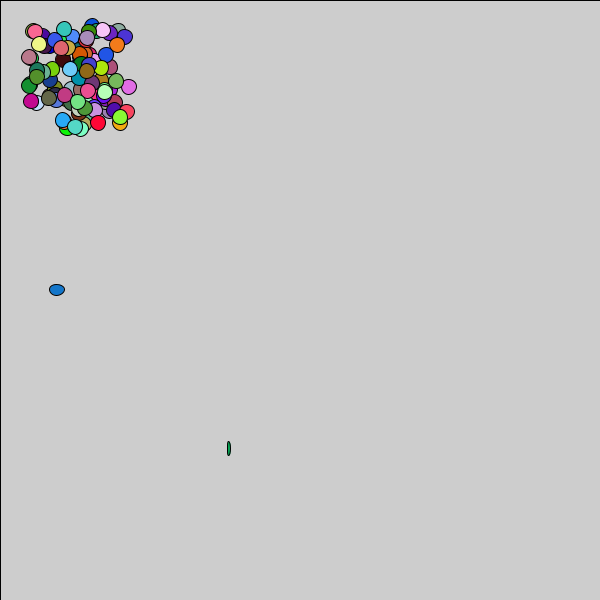
Frame 1 (no input)
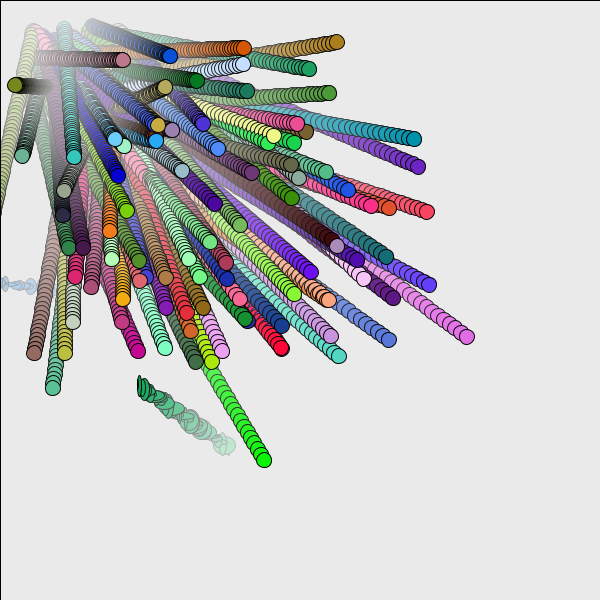
Frame 60 (the mouse pressed at the canvas centre just before this capture)
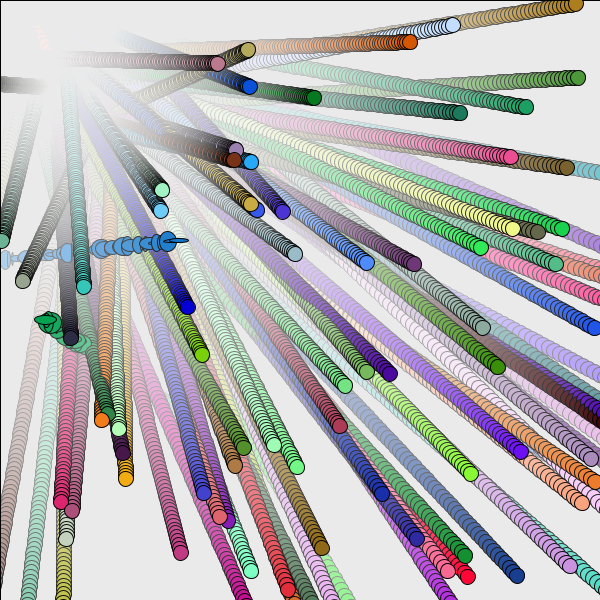
Frame 120 (the mouse held since frame 60 and released just before this capture)

The Processing sketch that drew these frames (run headless with seeded random() and noise(); from frame 60 on, the mouse is pressed at the canvas centre):

// Processing sketch: starfield
// ── starfield.pde
float x, y; 
double angle, speed;
Particle[]star;
NormalParticle[]stars;
OddParticle[]stars2;
Jumbo[]stars3;
void setup() {
  size(600, 600);
  star = new Particle[100];
  
  for (int i=0; i<star.length; i++) {
    if (i==0) {
      star[i] = new OddParticle((float)(Math.random()*550)+20, (float)(Math.random()*550)+20, 
        Math.random()*25, Math.random()*10, Math.random()*10);
    }
    if (i==1) {
      star[i] = new Jumbo((float)(Math.random()*550)+20, (float)(Math.random()*550)+20, 
        Math.random()*50+20, Math.random()*3, Math.random()*3);
    }
    if (i>1) {
      star[i] = new NormalParticle((float)(Math.random()*100+25), (float)(Math.random()*100+25), 
        Math.random()*50, Math.random()*5, Math.random()*5);
    }
  }
}

void draw() {
  //background(255);
  fill(255, 6);
  rect(0, 0, width, height);
  for (int i=0; i<star.length; i++) {
    star[i].move();
    star[i].show();
  }
}

public interface Particle {
  public void move();
  public void show();
}



class NormalParticle implements Particle {
  private float x, y; 
  private double angle, xspeed, yspeed;
  //private color one = 
  color c2 = color((float)Math.random()*255, (float)Math.random()*255, (float)Math.random()*255);
  public NormalParticle(float xx, float yy, double anglle, double xspeeed, double yspeeed) {
    x=xx;
    y=yy;
    angle=anglle;
    xspeed=xspeeed;
    yspeed=yspeeed;
  }

  public void move() {
    //x+=xspeed*Math.cos(angle);
    //y+=yspeed*Math.sin(angle);
    x+=xspeed;
    x+=Math.cos(angle);
    y+=yspeed;
    y+=Math.sin(angle);
    
    if(x>700)
    xspeed*=-1;
    if(x<-100)
    xspeed*=-1;
    if(y>700)
    yspeed*=-1;
    if(y<-100)
    yspeed*=-1;
    
  }

  public void show() {
    fill(c2);
    ellipse(x, y, 15, 15);
  }
}

class OddParticle implements Particle {
  float x, y; 
   double angle, xspeed, yspeed;
   color c1 = color((float)Math.random()*255, (float)Math.random()*255, (float)Math.random()*255);
  public OddParticle(float xx, float yy, double anglle, double xspeeed, double yspeeed) {
    x=xx;
    y=yy;
    angle=anglle;
    xspeed=xspeeed;
    yspeed=yspeeed;
  }

  public void move() {
    x+=xspeed*Math.sin(angle);
    y+=yspeed*Math.cos(angle);
    
    if(x>700)
    xspeed*=-1;
    if(x<-100)
    xspeed*=-1;
    if(y>700)
    yspeed*=-1;
    if(y<-100)
    yspeed*=-1;
  }

  public void show() {
    fill(c1);
    ellipse(x, y, (float)Math.random()*20, (float)Math.random()*20);
  }
}

class Jumbo extends OddParticle {


  public Jumbo(float xx, float yy, double anglle, double xspeeed, double yspeeed) {
    super(xx, yy, anglle, xspeeed, yspeeed);
  }

  public void move() {
    super.move();
  }

  public void show() {
    fill(c1);
    ellipse(x, y, (float)Math.random()*25, (float)Math.random()*25);
  }
}
//(float)Math.random()*25
